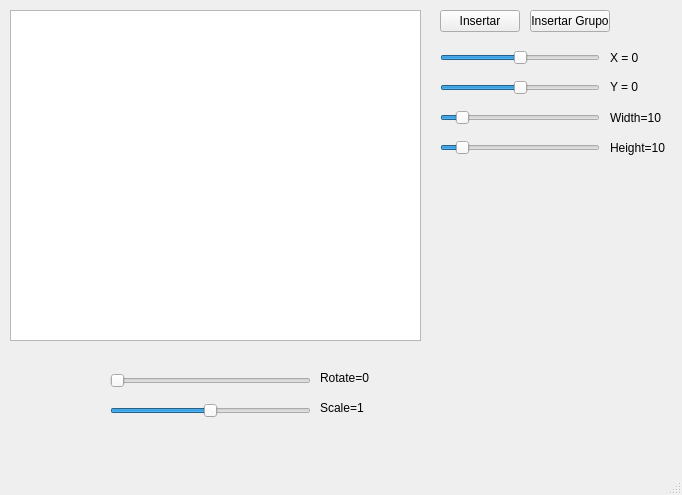
<?xml version="1.0" encoding="UTF-8"?>
<ui version="4.0">
 <class>MainWindow</class>
 <widget class="QMainWindow" name="MainWindow">
  <property name="geometry">
   <rect>
    <x>0</x>
    <y>0</y>
    <width>682</width>
    <height>495</height>
   </rect>
  </property>
  <property name="windowTitle">
   <string>MainWindow</string>
  </property>
  <widget class="QWidget" name="centralwidget">
   <widget class="QGraphicsView" name="graphicsView">
    <property name="geometry">
     <rect>
      <x>10</x>
      <y>10</y>
      <width>411</width>
      <height>331</height>
     </rect>
    </property>
   </widget>
   <widget class="QPushButton" name="pushButtonInsertar">
    <property name="geometry">
     <rect>
      <x>440</x>
      <y>10</y>
      <width>80</width>
      <height>22</height>
     </rect>
    </property>
    <property name="text">
     <string>Insertar</string>
    </property>
   </widget>
   <widget class="QSlider" name="horizontalSliderX">
    <property name="geometry">
     <rect>
      <x>440</x>
      <y>50</y>
      <width>160</width>
      <height>16</height>
     </rect>
    </property>
    <property name="minimum">
     <number>-150</number>
    </property>
    <property name="maximum">
     <number>150</number>
    </property>
    <property name="tracking">
     <bool>true</bool>
    </property>
    <property name="orientation">
     <enum>Qt::Horizontal</enum>
    </property>
   </widget>
   <widget class="QSlider" name="horizontalSliderY">
    <property name="geometry">
     <rect>
      <x>440</x>
      <y>80</y>
      <width>160</width>
      <height>16</height>
     </rect>
    </property>
    <property name="minimum">
     <number>-150</number>
    </property>
    <property name="maximum">
     <number>150</number>
    </property>
    <property name="orientation">
     <enum>Qt::Horizontal</enum>
    </property>
   </widget>
   <widget class="QSlider" name="horizontalSliderWidth">
    <property name="geometry">
     <rect>
      <x>440</x>
      <y>110</y>
      <width>160</width>
      <height>16</height>
     </rect>
    </property>
    <property name="value">
     <number>10</number>
    </property>
    <property name="orientation">
     <enum>Qt::Horizontal</enum>
    </property>
   </widget>
   <widget class="QSlider" name="horizontalSliderHeight">
    <property name="geometry">
     <rect>
      <x>440</x>
      <y>140</y>
      <width>160</width>
      <height>16</height>
     </rect>
    </property>
    <property name="value">
     <number>10</number>
    </property>
    <property name="orientation">
     <enum>Qt::Horizontal</enum>
    </property>
   </widget>
   <widget class="QLabel" name="labelEjeX">
    <property name="geometry">
     <rect>
      <x>610</x>
      <y>50</y>
      <width>41</width>
      <height>16</height>
     </rect>
    </property>
    <property name="text">
     <string>X = 0</string>
    </property>
   </widget>
   <widget class="QLabel" name="labelEjeY">
    <property name="geometry">
     <rect>
      <x>610</x>
      <y>80</y>
      <width>47</width>
      <height>14</height>
     </rect>
    </property>
    <property name="text">
     <string>Y = 0</string>
    </property>
   </widget>
   <widget class="QLabel" name="labelWidth">
    <property name="geometry">
     <rect>
      <x>610</x>
      <y>110</y>
      <width>81</width>
      <height>16</height>
     </rect>
    </property>
    <property name="text">
     <string>Width=10</string>
    </property>
   </widget>
   <widget class="QLabel" name="labelHeight">
    <property name="geometry">
     <rect>
      <x>610</x>
      <y>140</y>
      <width>81</width>
      <height>16</height>
     </rect>
    </property>
    <property name="text">
     <string>Height=10</string>
    </property>
   </widget>
   <widget class="QPushButton" name="pushButtonInsertarGrupo">
    <property name="geometry">
     <rect>
      <x>530</x>
      <y>10</y>
      <width>80</width>
      <height>22</height>
     </rect>
    </property>
    <property name="text">
     <string>Insertar Grupo</string>
    </property>
   </widget>
   <widget class="QSlider" name="horizontalSliderRotate">
    <property name="geometry">
     <rect>
      <x>110</x>
      <y>370</y>
      <width>201</width>
      <height>22</height>
     </rect>
    </property>
    <property name="maximum">
     <number>359</number>
    </property>
    <property name="orientation">
     <enum>Qt::Horizontal</enum>
    </property>
   </widget>
   <widget class="QSlider" name="horizontalSliderScale">
    <property name="geometry">
     <rect>
      <x>110</x>
      <y>400</y>
      <width>201</width>
      <height>22</height>
     </rect>
    </property>
    <property name="minimum">
     <number>-99</number>
    </property>
    <property name="orientation">
     <enum>Qt::Horizontal</enum>
    </property>
   </widget>
   <widget class="QLabel" name="labelRotate">
    <property name="geometry">
     <rect>
      <x>320</x>
      <y>370</y>
      <width>61</width>
      <height>16</height>
     </rect>
    </property>
    <property name="text">
     <string>Rotate=0</string>
    </property>
   </widget>
   <widget class="QLabel" name="labelScale">
    <property name="geometry">
     <rect>
      <x>320</x>
      <y>400</y>
      <width>61</width>
      <height>16</height>
     </rect>
    </property>
    <property name="text">
     <string>Scale=1</string>
    </property>
   </widget>
  </widget>
  <widget class="QMenuBar" name="menubar">
   <property name="geometry">
    <rect>
     <x>0</x>
     <y>0</y>
     <width>682</width>
     <height>22</height>
    </rect>
   </property>
  </widget>
  <widget class="QStatusBar" name="statusbar"/>
 </widget>
 <resources/>
 <connections/>
</ui>
